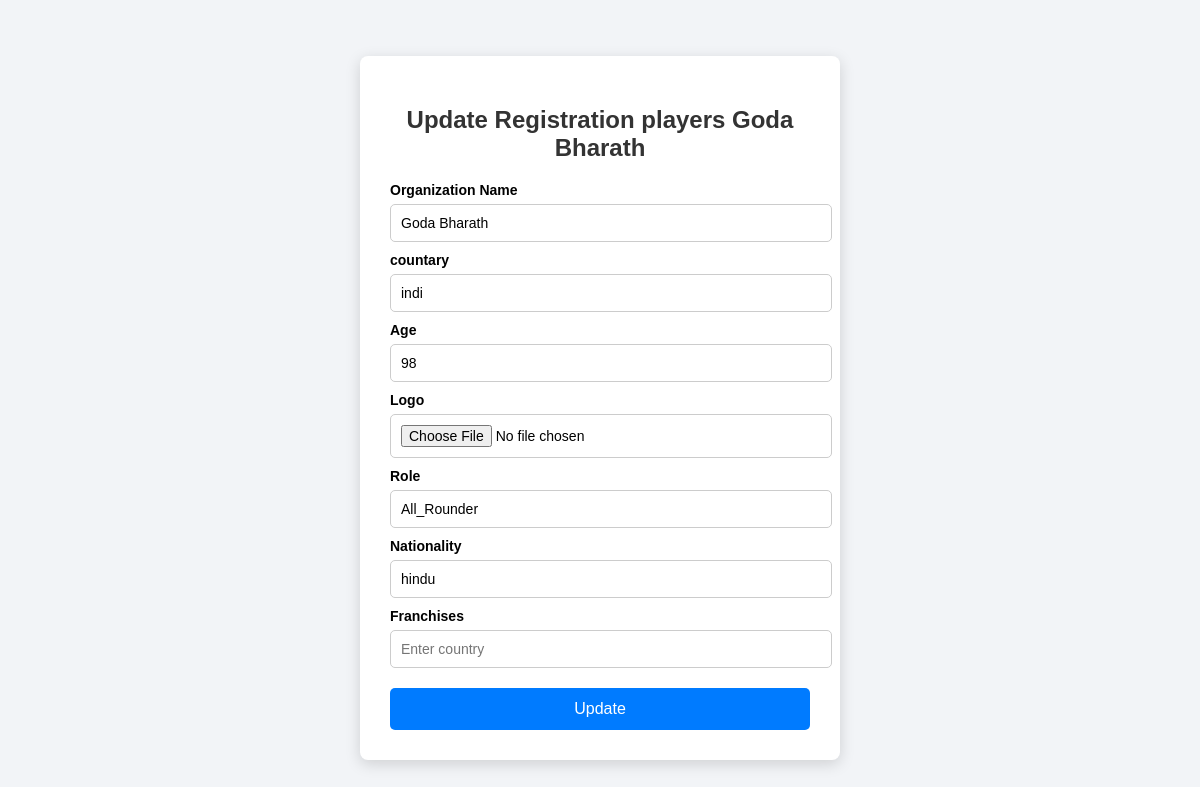
The page /zepto/updateplayer/1/ on the database its author committed.
### zepto/models.py (models this page shows, shortened)
class players(models.Model):
    ROLE_CHOICES = [
        ("Batsman", "Batsman"),
        ("Bowler", "Bowler"),
        ("All_Rounder", "All_Rounder"),
        ("Wicket_Keeper", "Wicket Keeper"),
    ]
    name = models.CharField(max_length=100)
    country = models.CharField(max_length=100)
    age = models.PositiveIntegerField()
    role = models.CharField(max_length=40, choices=ROLE_CHOICES)
    nationality = models.CharField(max_length=60)
    franchise = models.ForeignKey(franchise, on_delete=models.CASCADE)

### zepto/views.py (the view)
# urls.py: path("updateplayer/<int:id>/",views.update_players, name="update_players"),
def update_players(request,id):
   playerss = players.objects.get(id=id)
   if request.method == "POST":
       playerss.name = request.POST.get("name")
       playerss.country = request.POST.get("country")
       playerss.age = request.POST.get("age")
       playerss.role = request.POST.get("role")
       playerss.nationality = request.POST.get("nationality")
       playerss.franchise = request.POST.get("franchise")
       playerss.save()
       return redirect("players_lists")
   else:
        return render(request,"updated_players.html",{"players":playerss})

### zepto/templates/updated_players.html (shortened to what this page needs)
<!DOCTYPE html>
<html lang="en">
<head>
</head>
<body>
<div class="container">
    <h2>Update Registration players <span>{{players.name}}</span></h2>
    <form method="post" method="post" novalidate>
        <label>Organization Name</label>
        <input type="text" name="name" placeholder="Enter organization name" required value="{{players.name}}">
        <label>countary</label>
        <input type="text" name="short_name" placeholder="Enter short name" required value="{{players.country}}">
        <label>Age</label>
        <input type="number" name="founded_year" placeholder="YYYY" required value="{{players.age}}">
        <label>Logo</label>
        <input type="file" name="logo_url">
        <label>Role</label>
        <input type="text" name="city" placeholder="Enter city" required value="{{ players.role }}">
        <label>Nationality</label>
        <input type="text" name="state" placeholder="Enter state" required value="{{players.nationality}}">
        <label>Franchises</label>
        <input type="text" name="country" placeholder="Enter country" required value="{{players.franchises}}">
        <button type="submit">Update</button>
    </form>
</div>
</body>
</html>

### zepto/templates/updated_players.html (style rules this page uses)
body { font-family: Arial, sans-serif; background: #f2f4f7; display: flex; justify-content: center; align-items: center; height: 100vh; }
.container { background: #ffffff; padding: 30px; width: 420px; border-radius: 8px; box-shadow: 0 4px 15px rgba(0,0,0,0.15); }
h2 { text-align: center; margin-bottom: 20px; color: #333; }
label { font-size: 14px; font-weight: bold; margin-top: 10px; display: block; }
input { width: 100%; padding: 10px; margin-top: 6px; border: 1px solid #ccc; border-radius: 5px; font-size: 14px; }
button { margin-top: 20px; width: 100%; padding: 12px; font-size: 16px; border: none; border-radius: 5px; background: #007bff; color: white; cursor: pointer; }

### rows shown on the page
players: name "Goda Bharath", short_name "indi", founded_year "98", city "All_Rounder", state "hindu"
